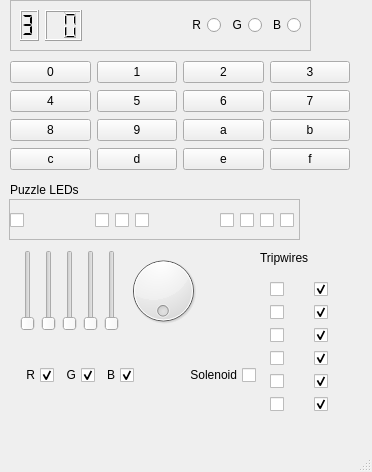
<?xml version="1.0" encoding="UTF-8"?>
<ui version="4.0">
 <class>MainWindow</class>
 <widget class="QMainWindow" name="MainWindow">
  <property name="windowModality">
   <enum>Qt::ApplicationModal</enum>
  </property>
  <property name="geometry">
   <rect>
    <x>0</x>
    <y>0</y>
    <width>372</width>
    <height>472</height>
   </rect>
  </property>
  <property name="windowTitle">
   <string>Mock Box</string>
  </property>
  <widget class="QWidget" name="centralwidget">
   <widget class="QWidget" name="keypad" native="true">
    <property name="geometry">
     <rect>
      <x>0</x>
      <y>50</y>
      <width>361</width>
      <height>131</height>
     </rect>
    </property>
    <property name="focusPolicy">
     <enum>Qt::NoFocus</enum>
    </property>
    <widget class="QWidget" name="gridLayoutWidget">
     <property name="geometry">
      <rect>
       <x>10</x>
       <y>10</y>
       <width>340</width>
       <height>112</height>
      </rect>
     </property>
     <layout class="QGridLayout" name="gridLayout">
      <item row="1" column="0">
       <widget class="QPushButton" name="pushButton4">
        <property name="text">
         <string>4</string>
        </property>
       </widget>
      </item>
      <item row="1" column="3">
       <widget class="QPushButton" name="pushButton7">
        <property name="text">
         <string>7</string>
        </property>
       </widget>
      </item>
      <item row="0" column="0">
       <widget class="QPushButton" name="pushButton0">
        <property name="text">
         <string>0</string>
        </property>
       </widget>
      </item>
      <item row="1" column="2">
       <widget class="QPushButton" name="pushButton6">
        <property name="text">
         <string>6</string>
        </property>
       </widget>
      </item>
      <item row="2" column="0">
       <widget class="QPushButton" name="pushButton8">
        <property name="text">
         <string>8</string>
        </property>
       </widget>
      </item>
      <item row="0" column="2">
       <widget class="QPushButton" name="pushButton2">
        <property name="text">
         <string>2</string>
        </property>
       </widget>
      </item>
      <item row="0" column="3">
       <widget class="QPushButton" name="pushButton3">
        <property name="text">
         <string>3</string>
        </property>
       </widget>
      </item>
      <item row="2" column="1">
       <widget class="QPushButton" name="pushButton9">
        <property name="text">
         <string>9</string>
        </property>
       </widget>
      </item>
      <item row="2" column="2">
       <widget class="QPushButton" name="pushButtona">
        <property name="text">
         <string>a</string>
        </property>
       </widget>
      </item>
      <item row="2" column="3">
       <widget class="QPushButton" name="pushButtonb">
        <property name="text">
         <string>b</string>
        </property>
       </widget>
      </item>
      <item row="0" column="1">
       <widget class="QPushButton" name="pushButton1">
        <property name="text">
         <string>1</string>
        </property>
       </widget>
      </item>
      <item row="1" column="1">
       <widget class="QPushButton" name="pushButton5">
        <property name="text">
         <string>5</string>
        </property>
       </widget>
      </item>
      <item row="3" column="0">
       <widget class="QPushButton" name="pushButtonc">
        <property name="text">
         <string>c</string>
        </property>
       </widget>
      </item>
      <item row="3" column="1">
       <widget class="QPushButton" name="pushButtond">
        <property name="text">
         <string>d</string>
        </property>
       </widget>
      </item>
      <item row="3" column="2">
       <widget class="QPushButton" name="pushButtone">
        <property name="text">
         <string>e</string>
        </property>
       </widget>
      </item>
      <item row="3" column="3">
       <widget class="QPushButton" name="pushButtonf">
        <property name="text">
         <string>f</string>
        </property>
       </widget>
      </item>
     </layout>
    </widget>
   </widget>
   <widget class="QWidget" name="puzzle" native="true">
    <property name="geometry">
     <rect>
      <x>10</x>
      <y>250</y>
      <width>201</width>
      <height>91</height>
     </rect>
    </property>
    <widget class="QWidget" name="horizontalLayoutWidget">
     <property name="geometry">
      <rect>
       <x>10</x>
       <y>0</y>
       <width>181</width>
       <height>81</height>
      </rect>
     </property>
     <layout class="QHBoxLayout" name="horizontalLayout">
      <item>
       <widget class="QSlider" name="verticalSlider_1">
        <property name="maximum">
         <number>1</number>
        </property>
        <property name="orientation">
         <enum>Qt::Vertical</enum>
        </property>
       </widget>
      </item>
      <item>
       <widget class="QSlider" name="verticalSlider_2">
        <property name="maximum">
         <number>1</number>
        </property>
        <property name="orientation">
         <enum>Qt::Vertical</enum>
        </property>
       </widget>
      </item>
      <item>
       <widget class="QSlider" name="verticalSlider_3">
        <property name="maximum">
         <number>1</number>
        </property>
        <property name="orientation">
         <enum>Qt::Vertical</enum>
        </property>
       </widget>
      </item>
      <item>
       <widget class="QSlider" name="verticalSlider_4">
        <property name="maximum">
         <number>1</number>
        </property>
        <property name="orientation">
         <enum>Qt::Vertical</enum>
        </property>
       </widget>
      </item>
      <item>
       <widget class="QSlider" name="verticalSlider_5">
        <property name="maximum">
         <number>1</number>
        </property>
        <property name="orientation">
         <enum>Qt::Vertical</enum>
        </property>
       </widget>
      </item>
      <item>
       <widget class="QDial" name="dial">
        <property name="maximum">
            <number>360</number>
        </property>
           <property name="wrapping">
               <bool>true</bool>
        </property>
       </widget>
      </item>
     </layout>
    </widget>
   </widget>
   <widget class="QWidget" name="LEDs" native="true">
    <property name="geometry">
     <rect>
      <x>10</x>
      <y>180</y>
      <width>291</width>
      <height>51</height>
     </rect>
    </property>
    <property name="focusPolicy">
     <enum>Qt::NoFocus</enum>
    </property>
    <widget class="QLabel" name="label_2">
     <property name="geometry">
      <rect>
       <x>0</x>
       <y>-10</y>
       <width>110</width>
       <height>39</height>
      </rect>
     </property>
     <property name="text">
      <string>Puzzle LEDs</string>
     </property>
    </widget>
   </widget>
   <widget class="QWidget" name="inner_box" native="true">
    <property name="geometry">
     <rect>
      <x>10</x>
      <y>350</y>
         <width>251</width>
      <height>51</height>
     </rect>
    </property>
    <widget class="QWidget" name="horizontalLayoutWidget_4">
     <property name="geometry">
      <rect>
       <x>10</x>
       <y>10</y>
          <width>236</width>
       <height>31</height>
      </rect>
     </property>
     <layout class="QHBoxLayout" name="horizontalLayout_4">
      <item>
       <widget class="QCheckBox" name="wire_red">
           <property name="layoutDirection">
               <enum>Qt::RightToLeft</enum>
           </property>
        <property name="text">
            <string>R</string>
        </property>
        <property name="checked">
         <bool>true</bool>
        </property>
       </widget>
      </item>
      <item>
       <widget class="QCheckBox" name="wire_green">
           <property name="layoutDirection">
               <enum>Qt::RightToLeft</enum>
           </property>
        <property name="text">
            <string>G</string>
        </property>
        <property name="checked">
         <bool>true</bool>
        </property>
       </widget>
      </item>
      <item>
       <widget class="QCheckBox" name="wire_blue">
           <property name="layoutDirection">
               <enum>Qt::RightToLeft</enum>
           </property>
        <property name="text">
            <string>B</string>
        </property>
        <property name="checked">
         <bool>true</bool>
        </property>
       </widget>
      </item>
      <item>
       <spacer name="horizontalSpacer_4">
        <property name="orientation">
         <enum>Qt::Horizontal</enum>
        </property>
        <property name="sizeHint" stdset="0">
         <size>
          <width>40</width>
          <height>20</height>
         </size>
        </property>
       </spacer>
      </item>
      <item>
       <widget class="QCheckBox" name="solenoid">
        <property name="focusPolicy">
         <enum>Qt::NoFocus</enum>
        </property>
        <property name="layoutDirection">
         <enum>Qt::RightToLeft</enum>
        </property>
        <property name="text">
         <string>Solenoid</string>
        </property>
        <property name="checkable">
         <bool>false</bool>
        </property>
        <property name="checked">
         <bool>false</bool>
        </property>
       </widget>
      </item>
     </layout>
    </widget>
   </widget>
   <widget class="QWidget" name="laser_tripwires" native="true">
    <property name="geometry">
     <rect>
      <x>260</x>
      <y>270</y>
      <width>91</width>
      <height>151</height>
     </rect>
    </property>
    <widget class="QWidget" name="gridLayoutWidget_2">
     <property name="geometry">
      <rect>
       <x>10</x>
       <y>10</y>
       <width>81</width>
       <height>138</height>
      </rect>
     </property>
     <layout class="QGridLayout" name="gridLayout_2">
      <item row="2" column="0">
       <widget class="QCheckBox" name="laser_2">
        <property name="focusPolicy">
         <enum>Qt::NoFocus</enum>
        </property>
        <property name="text">
         <string/>
        </property>
        <property name="checkable">
         <bool>false</bool>
        </property>
        <property name="checked">
         <bool>false</bool>
        </property>
       </widget>
      </item>
      <item row="0" column="0">
       <widget class="QCheckBox" name="laser_0">
        <property name="focusPolicy">
         <enum>Qt::NoFocus</enum>
        </property>
        <property name="text">
         <string/>
        </property>
        <property name="checkable">
         <bool>false</bool>
        </property>
        <property name="checked">
         <bool>false</bool>
        </property>
       </widget>
      </item>
      <item row="4" column="0">
       <widget class="QCheckBox" name="laser_4">
        <property name="focusPolicy">
         <enum>Qt::NoFocus</enum>
        </property>
        <property name="text">
         <string/>
        </property>
        <property name="checkable">
         <bool>false</bool>
        </property>
        <property name="checked">
         <bool>false</bool>
        </property>
       </widget>
      </item>
      <item row="3" column="0">
       <widget class="QCheckBox" name="laser_3">
        <property name="focusPolicy">
         <enum>Qt::NoFocus</enum>
        </property>
        <property name="text">
         <string/>
        </property>
        <property name="checkable">
         <bool>false</bool>
        </property>
        <property name="checked">
         <bool>false</bool>
        </property>
       </widget>
      </item>
      <item row="1" column="0">
       <widget class="QCheckBox" name="laser_1">
        <property name="focusPolicy">
         <enum>Qt::NoFocus</enum>
        </property>
        <property name="text">
         <string/>
        </property>
        <property name="checkable">
         <bool>false</bool>
        </property>
        <property name="checked">
         <bool>false</bool>
        </property>
       </widget>
      </item>
      <item row="5" column="0">
       <widget class="QCheckBox" name="laser_5">
        <property name="focusPolicy">
         <enum>Qt::NoFocus</enum>
        </property>
        <property name="text">
         <string/>
        </property>
        <property name="checkable">
         <bool>false</bool>
        </property>
        <property name="checked">
         <bool>false</bool>
        </property>
       </widget>
      </item>
      <item row="0" column="1">
       <widget class="QCheckBox" name="photodiode_0">
        <property name="text">
         <string/>
        </property>
        <property name="checked">
         <bool>true</bool>
        </property>
       </widget>
      </item>
      <item row="1" column="1">
       <widget class="QCheckBox" name="photodiode_1">
        <property name="text">
         <string/>
        </property>
        <property name="checked">
         <bool>true</bool>
        </property>
       </widget>
      </item>
      <item row="2" column="1">
       <widget class="QCheckBox" name="photodiode_2">
        <property name="text">
         <string/>
        </property>
        <property name="checked">
         <bool>true</bool>
        </property>
       </widget>
      </item>
      <item row="3" column="1">
       <widget class="QCheckBox" name="photodiode_3">
        <property name="text">
         <string/>
        </property>
        <property name="checked">
         <bool>true</bool>
        </property>
       </widget>
      </item>
      <item row="4" column="1">
       <widget class="QCheckBox" name="photodiode_4">
        <property name="text">
         <string/>
        </property>
        <property name="checked">
         <bool>true</bool>
        </property>
       </widget>
      </item>
      <item row="5" column="1">
       <widget class="QCheckBox" name="photodiode_5">
        <property name="text">
         <string/>
        </property>
        <property name="checked">
         <bool>true</bool>
        </property>
       </widget>
      </item>
     </layout>
    </widget>
   </widget>
   <widget class="QLabel" name="label">
    <property name="geometry">
     <rect>
      <x>260</x>
      <y>250</y>
      <width>121</width>
      <height>16</height>
     </rect>
    </property>
    <property name="text">
     <string>Tripwires</string>
    </property>
   </widget>
   <widget class="QWidget" name="horizontalLayoutWidget_3">
    <property name="geometry">
     <rect>
      <x>10</x>
      <y>200</y>
      <width>284</width>
      <height>41</height>
     </rect>
    </property>
    <property name="focusPolicy">
     <enum>Qt::NoFocus</enum>
    </property>
    <layout class="QHBoxLayout" name="horizontalLayout_3">
     <item>
      <widget class="QCheckBox" name="led_0">
       <property name="focusPolicy">
        <enum>Qt::NoFocus</enum>
       </property>
       <property name="text">
        <string/>
       </property>
       <property name="checkable">
        <bool>false</bool>
       </property>
       <property name="checked">
        <bool>false</bool>
       </property>
      </widget>
     </item>
     <item>
      <spacer name="horizontalSpacer">
       <property name="focusPolicy">
        <enum>Qt::NoFocus</enum>
       </property>
       <property name="orientation">
        <enum>Qt::Horizontal</enum>
       </property>
       <property name="sizeHint" stdset="0">
        <size>
         <width>40</width>
         <height>20</height>
        </size>
       </property>
      </spacer>
     </item>
     <item>
      <widget class="QCheckBox" name="led_1">
       <property name="focusPolicy">
        <enum>Qt::NoFocus</enum>
       </property>
       <property name="text">
        <string/>
       </property>
       <property name="checkable">
        <bool>false</bool>
       </property>
       <property name="checked">
        <bool>false</bool>
       </property>
      </widget>
     </item>
     <item>
      <widget class="QCheckBox" name="led_2">
       <property name="focusPolicy">
        <enum>Qt::NoFocus</enum>
       </property>
       <property name="text">
        <string/>
       </property>
       <property name="checkable">
        <bool>false</bool>
       </property>
       <property name="checked">
        <bool>false</bool>
       </property>
      </widget>
     </item>
     <item>
      <widget class="QCheckBox" name="led_3">
       <property name="focusPolicy">
        <enum>Qt::NoFocus</enum>
       </property>
       <property name="text">
        <string/>
       </property>
       <property name="checkable">
        <bool>false</bool>
       </property>
       <property name="checked">
        <bool>false</bool>
       </property>
      </widget>
     </item>
     <item>
      <spacer name="horizontalSpacer_2">
       <property name="focusPolicy">
        <enum>Qt::NoFocus</enum>
       </property>
       <property name="orientation">
        <enum>Qt::Horizontal</enum>
       </property>
       <property name="sizeHint" stdset="0">
        <size>
         <width>40</width>
         <height>20</height>
        </size>
       </property>
      </spacer>
     </item>
     <item>
      <widget class="QCheckBox" name="led_4">
       <property name="focusPolicy">
        <enum>Qt::NoFocus</enum>
       </property>
       <property name="text">
        <string/>
       </property>
       <property name="checkable">
        <bool>false</bool>
       </property>
       <property name="checked">
        <bool>false</bool>
       </property>
      </widget>
     </item>
     <item>
      <widget class="QCheckBox" name="led_5">
       <property name="focusPolicy">
        <enum>Qt::NoFocus</enum>
       </property>
       <property name="text">
        <string/>
       </property>
       <property name="checkable">
        <bool>false</bool>
       </property>
       <property name="checked">
        <bool>false</bool>
       </property>
      </widget>
     </item>
     <item>
      <widget class="QCheckBox" name="led_6">
       <property name="focusPolicy">
        <enum>Qt::NoFocus</enum>
       </property>
       <property name="text">
        <string/>
       </property>
       <property name="checkable">
        <bool>false</bool>
       </property>
       <property name="checked">
        <bool>false</bool>
       </property>
      </widget>
     </item>
     <item>
      <widget class="QCheckBox" name="led_7">
       <property name="focusPolicy">
        <enum>Qt::NoFocus</enum>
       </property>
       <property name="text">
        <string/>
       </property>
       <property name="checkable">
        <bool>false</bool>
       </property>
       <property name="checked">
        <bool>false</bool>
       </property>
      </widget>
     </item>
    </layout>
   </widget>
   <widget class="QFrame" name="frame">
    <property name="geometry">
     <rect>
      <x>9</x>
      <y>199</y>
      <width>291</width>
      <height>41</height>
     </rect>
    </property>
    <property name="frameShape">
     <enum>QFrame::StyledPanel</enum>
    </property>
    <property name="frameShadow">
     <enum>QFrame::Raised</enum>
    </property>
   </widget>
   <widget class="QFrame" name="frame_2">
    <property name="geometry">
     <rect>
      <x>10</x>
      <y>0</y>
      <width>301</width>
      <height>51</height>
     </rect>
    </property>
    <property name="frameShape">
     <enum>QFrame::StyledPanel</enum>
    </property>
    <property name="frameShadow">
     <enum>QFrame::Raised</enum>
    </property>
    <widget class="QWidget" name="lid_display" native="true">
     <property name="geometry">
      <rect>
       <x>10</x>
       <y>10</y>
       <width>281</width>
       <height>31</height>
      </rect>
     </property>
     <widget class="QWidget" name="horizontalLayoutWidget_2">
      <property name="geometry">
       <rect>
        <x>0</x>
        <y>0</y>
        <width>281</width>
        <height>31</height>
       </rect>
      </property>
      <layout class="QHBoxLayout" name="horizontalLayout_2">
       <item>
        <widget class="QLCDNumber" name="lcdMinutes">
         <property name="autoFillBackground">
          <bool>false</bool>
         </property>
         <property name="smallDecimalPoint">
          <bool>true</bool>
         </property>
         <property name="digitCount">
          <number>1</number>
         </property>
         <property name="segmentStyle">
          <enum>QLCDNumber::Flat</enum>
         </property>
         <property name="value" stdset="0">
          <double>3.000000000000000</double>
         </property>
         <property name="intValue" stdset="0">
          <number>3</number>
         </property>
        </widget>
       </item>
       <item>
        <widget class="QLCDNumber" name="lcdSeconds">
         <property name="digitCount">
          <number>2</number>
         </property>
        </widget>
       </item>
       <item>
        <spacer name="horizontalSpacer_3">
         <property name="orientation">
          <enum>Qt::Horizontal</enum>
         </property>
         <property name="sizeHint" stdset="0">
          <size>
           <width>40</width>
           <height>20</height>
          </size>
         </property>
        </spacer>
       </item>
       <item>
        <widget class="QRadioButton" name="RGB_red">
         <property name="focusPolicy">
          <enum>Qt::NoFocus</enum>
         </property>
         <property name="layoutDirection">
          <enum>Qt::RightToLeft</enum>
         </property>
         <property name="text">
          <string>R</string>
         </property>
         <property name="checkable">
          <bool>false</bool>
         </property>
        </widget>
       </item>
       <item>
        <widget class="QRadioButton" name="RGB_green">
         <property name="focusPolicy">
          <enum>Qt::NoFocus</enum>
         </property>
         <property name="layoutDirection">
          <enum>Qt::RightToLeft</enum>
         </property>
         <property name="text">
          <string>G</string>
         </property>
         <property name="checkable">
          <bool>false</bool>
         </property>
        </widget>
       </item>
       <item>
        <widget class="QRadioButton" name="RGB_blue">
         <property name="focusPolicy">
          <enum>Qt::NoFocus</enum>
         </property>
         <property name="layoutDirection">
          <enum>Qt::RightToLeft</enum>
         </property>
         <property name="text">
          <string>B</string>
         </property>
         <property name="checkable">
          <bool>false</bool>
         </property>
        </widget>
       </item>
      </layout>
     </widget>
    </widget>
   </widget>
  </widget>
  <widget class="QMenuBar" name="menubar">
   <property name="geometry">
    <rect>
     <x>0</x>
     <y>0</y>
     <width>372</width>
     <height>20</height>
    </rect>
   </property>
  </widget>
  <widget class="QStatusBar" name="statusbar"/>
 </widget>
 <resources/>
 <connections/>
</ui>
